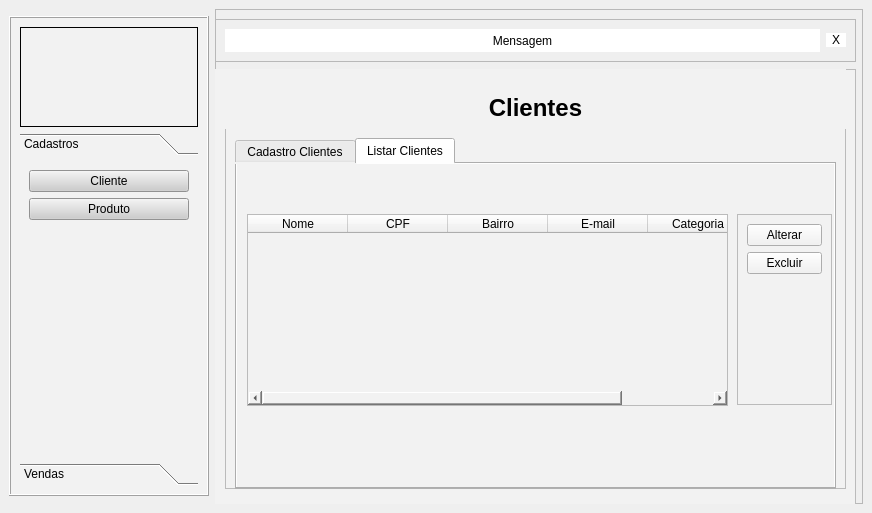
<?xml version="1.0" encoding="UTF-8"?>
<ui version="4.0">
 <class>MainWindow</class>
 <widget class="QMainWindow" name="MainWindow">
  <property name="geometry">
   <rect>
    <x>0</x>
    <y>0</y>
    <width>872</width>
    <height>513</height>
   </rect>
  </property>
  <property name="windowTitle">
   <string>MainWindow</string>
  </property>
  <property name="styleSheet">
   <string notr="true">QLineEdit{
	background-color: rgb(255, 255, 255);
}

QPushButton{
	background-color: rgb(255, 255, 255);
}</string>
  </property>
  <widget class="QWidget" name="centralwidget">
   <property name="styleSheet">
    <string notr="true">QLineEdit{
	background-color: rgb(255, 255, 255);
}

QPushButton{
	background-color: rgb(255, 255, 255);
}</string>
   </property>
   <layout class="QHBoxLayout" name="horizontalLayout">
    <item>
     <widget class="QFrame" name="frame_esquerda">
      <property name="sizePolicy">
       <sizepolicy hsizetype="Fixed" vsizetype="Preferred">
        <horstretch>0</horstretch>
        <verstretch>0</verstretch>
       </sizepolicy>
      </property>
      <property name="minimumSize">
       <size>
        <width>200</width>
        <height>480</height>
       </size>
      </property>
      <property name="maximumSize">
       <size>
        <width>16777215</width>
        <height>480</height>
       </size>
      </property>
      <property name="styleSheet">
       <string notr="true">background-color: rgb(242, 242, 242);
</string>
      </property>
      <property name="frameShape">
       <enum>QFrame::Box</enum>
      </property>
      <property name="frameShadow">
       <enum>QFrame::Raised</enum>
      </property>
      <layout class="QVBoxLayout" name="verticalLayout_5">
       <item>
        <widget class="QLabel" name="label_logo">
         <property name="minimumSize">
          <size>
           <width>0</width>
           <height>100</height>
          </size>
         </property>
         <property name="maximumSize">
          <size>
           <width>16777215</width>
           <height>200</height>
          </size>
         </property>
         <property name="frameShape">
          <enum>QFrame::Box</enum>
         </property>
         <property name="text">
          <string/>
         </property>
        </widget>
       </item>
       <item>
        <widget class="QToolBox" name="toolBox">
         <property name="maximumSize">
          <size>
           <width>16777215</width>
           <height>420</height>
          </size>
         </property>
         <property name="styleSheet">
          <string notr="true">QToolBox{
background-color: rgb(240, 240, 240);
}
QWidget{
	
	background-color: rgb(242, 242, 242);
}

QPushButton{
	
	background-color: rgb(205, 205, 205);
}</string>
         </property>
         <property name="currentIndex">
          <number>0</number>
         </property>
         <widget class="QWidget" name="page">
          <property name="geometry">
           <rect>
            <x>0</x>
            <y>0</y>
            <width>178</width>
            <height>298</height>
           </rect>
          </property>
          <attribute name="label">
           <string>Cadastros</string>
          </attribute>
          <layout class="QVBoxLayout" name="verticalLayout_4">
           <item>
            <widget class="QPushButton" name="pushButton_area_clientes">
             <property name="text">
              <string>Cliente</string>
             </property>
            </widget>
           </item>
           <item>
            <widget class="QPushButton" name="pushButton_area_produtos">
             <property name="text">
              <string>Produto</string>
             </property>
            </widget>
           </item>
           <item>
            <spacer name="verticalSpacer_4">
             <property name="orientation">
              <enum>Qt::Vertical</enum>
             </property>
             <property name="sizeHint" stdset="0">
              <size>
               <width>20</width>
               <height>40</height>
              </size>
             </property>
            </spacer>
           </item>
          </layout>
         </widget>
         <widget class="QWidget" name="page_2">
          <property name="geometry">
           <rect>
            <x>0</x>
            <y>0</y>
            <width>178</width>
            <height>298</height>
           </rect>
          </property>
          <attribute name="label">
           <string>Vendas</string>
          </attribute>
          <layout class="QVBoxLayout" name="verticalLayout_3">
           <item>
            <widget class="QPushButton" name="pushButton_area_itens">
             <property name="text">
              <string>Itens</string>
             </property>
            </widget>
           </item>
           <item>
            <widget class="QPushButton" name="pushButton_area_pagamentos">
             <property name="text">
              <string>Pagamento</string>
             </property>
            </widget>
           </item>
           <item>
            <spacer name="verticalSpacer_3">
             <property name="orientation">
              <enum>Qt::Vertical</enum>
             </property>
             <property name="sizeHint" stdset="0">
              <size>
               <width>20</width>
               <height>40</height>
              </size>
             </property>
            </spacer>
           </item>
          </layout>
         </widget>
        </widget>
       </item>
      </layout>
     </widget>
    </item>
    <item>
     <widget class="QFrame" name="frame_direita">
      <property name="maximumSize">
       <size>
        <width>16777215</width>
        <height>500</height>
       </size>
      </property>
      <property name="styleSheet">
       <string notr="true">background-color: rgb(242, 242, 242);

QLineEdit{
	background-color: rgb(255, 255, 255);
}

QPushButton{
	background-color: rgb(255, 255, 255);
}</string>
      </property>
      <property name="frameShape">
       <enum>QFrame::StyledPanel</enum>
      </property>
      <property name="frameShadow">
       <enum>QFrame::Raised</enum>
      </property>
      <widget class="QFrame" name="frame_msg_bar">
       <property name="geometry">
        <rect>
         <x>0</x>
         <y>10</y>
         <width>641</width>
         <height>43</height>
        </rect>
       </property>
       <property name="frameShape">
        <enum>QFrame::StyledPanel</enum>
       </property>
       <property name="frameShadow">
        <enum>QFrame::Raised</enum>
       </property>
       <layout class="QHBoxLayout" name="horizontalLayout_2">
        <item>
         <widget class="QLabel" name="label_msg">
          <property name="styleSheet">
           <string notr="true">background-color: rgb(255, 255, 255);</string>
          </property>
          <property name="text">
           <string>Mensagem</string>
          </property>
          <property name="alignment">
           <set>Qt::AlignCenter</set>
          </property>
         </widget>
        </item>
        <item>
         <widget class="QPushButton" name="pushButton_fechar_msg">
          <property name="maximumSize">
           <size>
            <width>20</width>
            <height>16777215</height>
           </size>
          </property>
          <property name="styleSheet">
           <string notr="true">QPushButton{
	border-radius: 8px;
}
QPushButton:hover{
	background-color: rgb(50, 50, 50);
	color: rgb(200, 200, 200);
}
QPushButton:pressed{
	background-color: rgb(35, 35, 35);
	color: rgb(200, 200, 200);
}</string>
          </property>
          <property name="text">
           <string>X</string>
          </property>
         </widget>
        </item>
       </layout>
      </widget>
      <widget class="QFrame" name="frame_principal">
       <property name="geometry">
        <rect>
         <x>0</x>
         <y>60</y>
         <width>641</width>
         <height>521</height>
        </rect>
       </property>
       <property name="styleSheet">
        <string notr="true">background-color: rgb(242, 242, 242);</string>
       </property>
       <property name="frameShape">
        <enum>QFrame::StyledPanel</enum>
       </property>
       <property name="frameShadow">
        <enum>QFrame::Raised</enum>
       </property>
       <widget class="QStackedWidget" name="stackedWidget_paginas">
        <property name="geometry">
         <rect>
          <x>0</x>
          <y>-1</y>
          <width>631</width>
          <height>521</height>
         </rect>
        </property>
        <property name="currentIndex">
         <number>0</number>
        </property>
        <widget class="QWidget" name="page_clientes">
         <widget class="QFrame" name="frame">
          <property name="geometry">
           <rect>
            <x>10</x>
            <y>20</y>
            <width>621</width>
            <height>401</height>
           </rect>
          </property>
          <property name="frameShape">
           <enum>QFrame::StyledPanel</enum>
          </property>
          <property name="frameShadow">
           <enum>QFrame::Raised</enum>
          </property>
          <widget class="QTabWidget" name="tabWidget">
           <property name="geometry">
            <rect>
             <x>10</x>
             <y>50</y>
             <width>601</width>
             <height>351</height>
            </rect>
           </property>
           <property name="currentIndex">
            <number>1</number>
           </property>
           <widget class="QWidget" name="tab">
            <attribute name="title">
             <string>Cadastro Clientes</string>
            </attribute>
            <widget class="QFrame" name="frame_cad_clientes">
             <property name="geometry">
              <rect>
               <x>10</x>
               <y>30</y>
               <width>571</width>
               <height>171</height>
              </rect>
             </property>
             <property name="styleSheet">
              <string notr="true">QLineEdit{
	
	background-color: rgb(255, 255, 255);
}
QPushButton{
	
	background-color: rgb(205, 205, 205);
}

QComboBox{
	
	background-color: rgb(255, 255, 255);
}</string>
             </property>
             <property name="frameShape">
              <enum>QFrame::StyledPanel</enum>
             </property>
             <property name="frameShadow">
              <enum>QFrame::Raised</enum>
             </property>
             <layout class="QGridLayout" name="gridLayout">
              <item row="1" column="2">
               <widget class="QLineEdit" name="lineEdit_cpf">
                <property name="alignment">
                 <set>Qt::AlignCenter</set>
                </property>
                <property name="placeholderText">
                 <string>CPF</string>
                </property>
               </widget>
              </item>
              <item row="2" column="0" colspan="3">
               <widget class="QLineEdit" name="lineEdit_endereco">
                <property name="alignment">
                 <set>Qt::AlignCenter</set>
                </property>
                <property name="placeholderText">
                 <string>Endereço</string>
                </property>
               </widget>
              </item>
              <item row="3" column="0">
               <widget class="QLineEdit" name="lineEdit_bairro">
                <property name="alignment">
                 <set>Qt::AlignCenter</set>
                </property>
                <property name="placeholderText">
                 <string>Bairro</string>
                </property>
               </widget>
              </item>
              <item row="3" column="1" colspan="2">
               <widget class="QLineEdit" name="lineEdit_email">
                <property name="alignment">
                 <set>Qt::AlignCenter</set>
                </property>
                <property name="placeholderText">
                 <string>E-mail</string>
                </property>
               </widget>
              </item>
              <item row="4" column="2">
               <widget class="QPushButton" name="pushButton_salvar_cliente">
                <property name="text">
                 <string>Salvar</string>
                </property>
               </widget>
              </item>
              <item row="4" column="0">
               <widget class="QLineEdit" name="lineEdit_fone">
                <property name="alignment">
                 <set>Qt::AlignCenter</set>
                </property>
                <property name="placeholderText">
                 <string>Fone</string>
                </property>
               </widget>
              </item>
              <item row="4" column="1">
               <widget class="QComboBox" name="comboBox_categoria_cliente">
                <item>
                 <property name="text">
                  <string>-- Categoria --</string>
                 </property>
                </item>
                <item>
                 <property name="text">
                  <string>Ouro</string>
                 </property>
                </item>
                <item>
                 <property name="text">
                  <string>Prata</string>
                 </property>
                </item>
                <item>
                 <property name="text">
                  <string>Bronze</string>
                 </property>
                </item>
               </widget>
              </item>
              <item row="1" column="0" colspan="2">
               <widget class="QLineEdit" name="lineEdit_nome_cliente">
                <property name="alignment">
                 <set>Qt::AlignCenter</set>
                </property>
                <property name="placeholderText">
                 <string>Nome</string>
                </property>
               </widget>
              </item>
              <item row="0" column="0">
               <widget class="QLabel" name="label_2">
                <property name="text">
                 <string>* Todos os campos são obrigatórios</string>
                </property>
               </widget>
              </item>
             </layout>
            </widget>
           </widget>
           <widget class="QWidget" name="tab_2">
            <attribute name="title">
             <string>Listar Clientes</string>
            </attribute>
            <widget class="QTableWidget" name="tableWidget_clientes">
             <property name="geometry">
              <rect>
               <x>10</x>
               <y>50</y>
               <width>481</width>
               <height>192</height>
              </rect>
             </property>
             <column>
              <property name="text">
               <string>Nome</string>
              </property>
             </column>
             <column>
              <property name="text">
               <string>CPF</string>
              </property>
             </column>
             <column>
              <property name="text">
               <string>Bairro</string>
              </property>
             </column>
             <column>
              <property name="text">
               <string>E-mail</string>
              </property>
             </column>
             <column>
              <property name="text">
               <string>Categoria</string>
              </property>
             </column>
            </widget>
            <widget class="QFrame" name="frame_2">
             <property name="geometry">
              <rect>
               <x>500</x>
               <y>50</y>
               <width>95</width>
               <height>191</height>
              </rect>
             </property>
             <property name="frameShape">
              <enum>QFrame::StyledPanel</enum>
             </property>
             <property name="frameShadow">
              <enum>QFrame::Raised</enum>
             </property>
             <layout class="QVBoxLayout" name="verticalLayout">
              <item>
               <widget class="QPushButton" name="pushButton_alterar_cliente">
                <property name="text">
                 <string>Alterar</string>
                </property>
               </widget>
              </item>
              <item>
               <widget class="QPushButton" name="pushButton_excluir_cliente">
                <property name="text">
                 <string>Excluir</string>
                </property>
               </widget>
              </item>
              <item>
               <spacer name="verticalSpacer">
                <property name="orientation">
                 <enum>Qt::Vertical</enum>
                </property>
                <property name="sizeHint" stdset="0">
                 <size>
                  <width>20</width>
                  <height>40</height>
                 </size>
                </property>
               </spacer>
              </item>
             </layout>
            </widget>
           </widget>
          </widget>
          <widget class="QLabel" name="label">
           <property name="geometry">
            <rect>
             <x>0</x>
             <y>0</y>
             <width>621</width>
             <height>41</height>
            </rect>
           </property>
           <property name="text">
            <string>&lt;html&gt;&lt;head/&gt;&lt;body&gt;&lt;p align=&quot;center&quot;&gt;&lt;span style=&quot; font-size:18pt; font-weight:600;&quot;&gt;Clientes&lt;/span&gt;&lt;/p&gt;&lt;/body&gt;&lt;/html&gt;</string>
           </property>
          </widget>
         </widget>
        </widget>
        <widget class="QWidget" name="page_produtos">
         <widget class="QTabWidget" name="tabWidget_2">
          <property name="geometry">
           <rect>
            <x>10</x>
            <y>70</y>
            <width>621</width>
            <height>431</height>
           </rect>
          </property>
          <property name="currentIndex">
           <number>1</number>
          </property>
          <widget class="QWidget" name="tab_3">
           <attribute name="title">
            <string>Cadastrar produtos</string>
           </attribute>
           <widget class="QFrame" name="frame_3">
            <property name="geometry">
             <rect>
              <x>0</x>
              <y>40</y>
              <width>591</width>
              <height>131</height>
             </rect>
            </property>
            <property name="styleSheet">
             <string notr="true">QLineEdit{
	
	background-color: rgb(255, 255, 255);
}
QPushButton{
	
	background-color: rgb(205, 205, 205);
}
</string>
            </property>
            <property name="frameShape">
             <enum>QFrame::StyledPanel</enum>
            </property>
            <property name="frameShadow">
             <enum>QFrame::Raised</enum>
            </property>
            <layout class="QGridLayout" name="gridLayout_2">
             <item row="1" column="1">
              <widget class="QLineEdit" name="lineEdit_codigo_produto">
               <property name="alignment">
                <set>Qt::AlignCenter</set>
               </property>
               <property name="placeholderText">
                <string>Código</string>
               </property>
              </widget>
             </item>
             <item row="0" column="0">
              <widget class="QLabel" name="label_3">
               <property name="text">
                <string>* Todos os campos são obrigatórios</string>
               </property>
              </widget>
             </item>
             <item row="1" column="0">
              <widget class="QLineEdit" name="lineEdit_nome_produto">
               <property name="alignment">
                <set>Qt::AlignCenter</set>
               </property>
               <property name="placeholderText">
                <string>Nome do produto</string>
               </property>
              </widget>
             </item>
             <item row="2" column="0">
              <widget class="QLineEdit" name="lineEdit_preco">
               <property name="alignment">
                <set>Qt::AlignCenter</set>
               </property>
               <property name="placeholderText">
                <string>Preço (R$)</string>
               </property>
              </widget>
             </item>
             <item row="2" column="1">
              <widget class="QLineEdit" name="lineEdit_quant_estoque">
               <property name="alignment">
                <set>Qt::AlignCenter</set>
               </property>
               <property name="placeholderText">
                <string>Quant. estoque</string>
               </property>
              </widget>
             </item>
             <item row="3" column="1">
              <widget class="QPushButton" name="pushButton_salvar_produto">
               <property name="text">
                <string>Salvar</string>
               </property>
              </widget>
             </item>
            </layout>
           </widget>
          </widget>
          <widget class="QWidget" name="tab_4">
           <attribute name="title">
            <string>Listar produtos</string>
           </attribute>
           <widget class="QTableWidget" name="tableWidget__produtos">
            <property name="geometry">
             <rect>
              <x>10</x>
              <y>30</y>
              <width>491</width>
              <height>192</height>
             </rect>
            </property>
            <column>
             <property name="text">
              <string>Nome</string>
             </property>
            </column>
            <column>
             <property name="text">
              <string>Código</string>
             </property>
            </column>
            <column>
             <property name="text">
              <string>Preço (R$)</string>
             </property>
            </column>
            <column>
             <property name="text">
              <string>Quant. Estoque</string>
             </property>
            </column>
           </widget>
           <widget class="QFrame" name="frame_4">
            <property name="geometry">
             <rect>
              <x>510</x>
              <y>30</y>
              <width>95</width>
              <height>191</height>
             </rect>
            </property>
            <property name="frameShape">
             <enum>QFrame::StyledPanel</enum>
            </property>
            <property name="frameShadow">
             <enum>QFrame::Raised</enum>
            </property>
            <layout class="QVBoxLayout" name="verticalLayout_2">
             <item>
              <widget class="QPushButton" name="pushButton_alterar_produto">
               <property name="text">
                <string>Alterar</string>
               </property>
              </widget>
             </item>
             <item>
              <widget class="QPushButton" name="pushButton_excluir_produto">
               <property name="text">
                <string>Excluir</string>
               </property>
              </widget>
             </item>
             <item>
              <spacer name="verticalSpacer_2">
               <property name="orientation">
                <enum>Qt::Vertical</enum>
               </property>
               <property name="sizeHint" stdset="0">
                <size>
                 <width>20</width>
                 <height>40</height>
                </size>
               </property>
              </spacer>
             </item>
            </layout>
           </widget>
          </widget>
         </widget>
         <widget class="QLabel" name="label_4">
          <property name="geometry">
           <rect>
            <x>10</x>
            <y>20</y>
            <width>621</width>
            <height>41</height>
           </rect>
          </property>
          <property name="text">
           <string>&lt;html&gt;&lt;head/&gt;&lt;body&gt;&lt;p align=&quot;center&quot;&gt;&lt;span style=&quot; font-size:18pt; font-weight:600;&quot;&gt;Produtos&lt;/span&gt;&lt;/p&gt;&lt;/body&gt;&lt;/html&gt;</string>
          </property>
         </widget>
        </widget>
       </widget>
      </widget>
     </widget>
    </item>
   </layout>
  </widget>
 </widget>
 <resources/>
 <connections/>
</ui>
